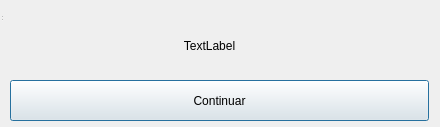
<?xml version="1.0" encoding="UTF-8"?>
<ui version="4.0">
 <class>info_dialog</class>
 <widget class="QDialog" name="info_dialog">
  <property name="geometry">
   <rect>
    <x>0</x>
    <y>0</y>
    <width>440</width>
    <height>127</height>
   </rect>
  </property>
  <property name="windowTitle">
   <string>info_dialog</string>
  </property>
  <widget class="QWidget" name="centralwidget" native="true">
   <property name="geometry">
    <rect>
     <x>0</x>
     <y>0</y>
     <width>431</width>
     <height>141</height>
    </rect>
   </property>
   <widget class="QLabel" name="label_progress">
    <property name="geometry">
     <rect>
      <x>330</x>
      <y>60</y>
      <width>101</width>
      <height>16</height>
     </rect>
    </property>
    <property name="text">
     <string/>
    </property>
   </widget>
   <widget class="QLabel" name="label">
    <property name="geometry">
     <rect>
      <x>0</x>
      <y>20</y>
      <width>419</width>
      <height>51</height>
     </rect>
    </property>
    <property name="text">
     <string>TextLabel</string>
    </property>
    <property name="alignment">
     <set>Qt::AlignCenter</set>
    </property>
   </widget>
   <widget class="QPushButton" name="pushButton_Continuar">
    <property name="geometry">
     <rect>
      <x>10</x>
      <y>80</y>
      <width>419</width>
      <height>41</height>
     </rect>
    </property>
    <property name="text">
     <string>Continuar</string>
    </property>
   </widget>
  </widget>
  <widget class="QStatusBar" name="statusbar">
   <property name="geometry">
    <rect>
     <x>0</x>
     <y>0</y>
     <width>3</width>
     <height>22</height>
    </rect>
   </property>
  </widget>
 </widget>
 <resources/>
 <connections/>
</ui>
